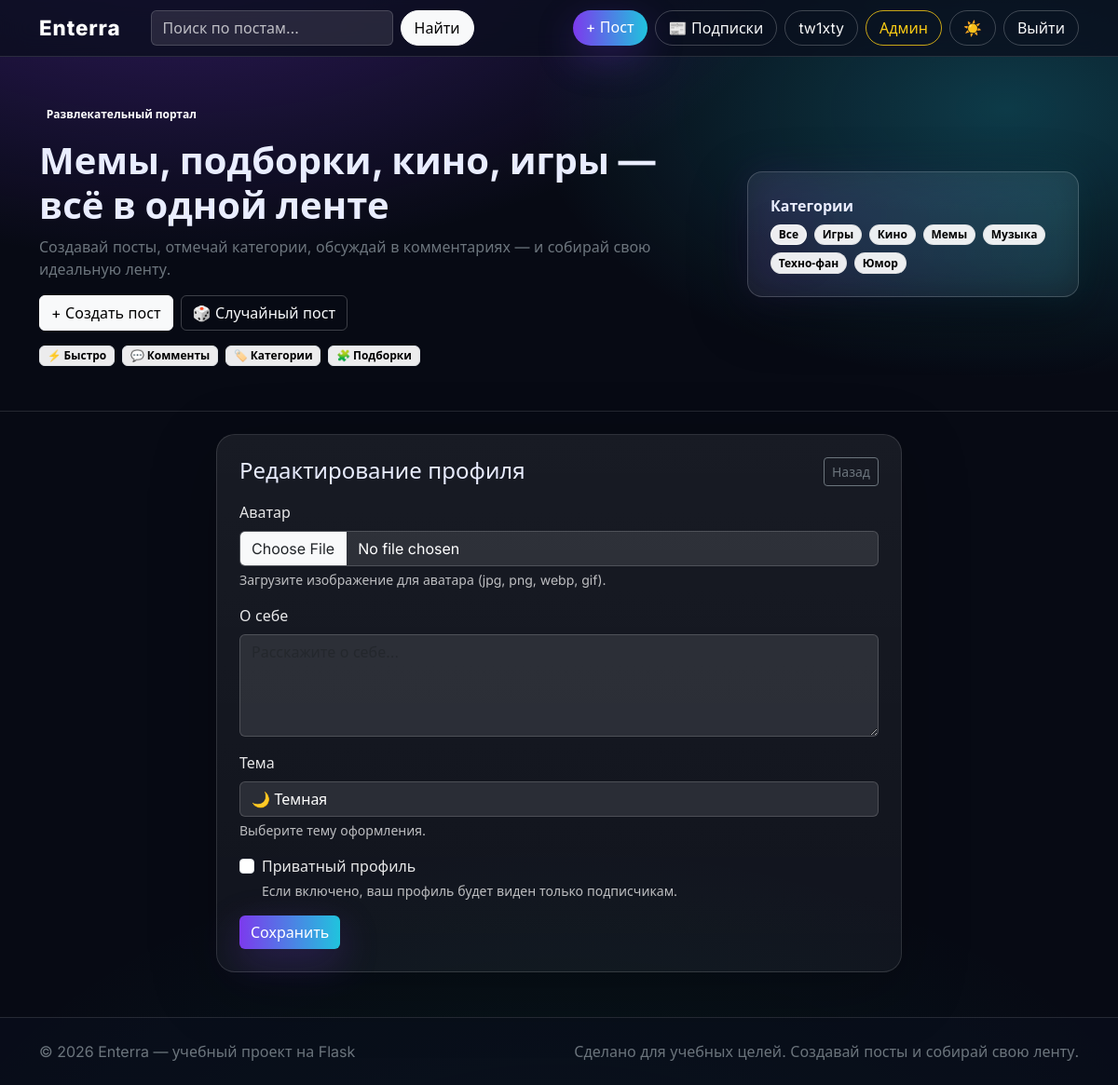
/profile/edit (signed in), run on the app's committed database.
### portal/models.py (models this page shows, shortened)
class User(db.Model, UserMixin):
    id = db.Column(db.Integer, primary_key=True)
    username = db.Column(db.String(32), unique=True, nullable=False, index=True)
    email = db.Column(db.String(255), unique=True, nullable=False, index=True)
    password_hash = db.Column(db.String(255), nullable=False)
    is_admin = db.Column(db.Boolean, default=False, nullable=False)
    created_at = db.Column(db.DateTime, default=lambda: datetime.now(timezone.utc), nullable=False)
    avatar_path = db.Column(db.String(255), nullable=True)
    bio = db.Column(db.String(500), nullable=True)
    is_private = db.Column(db.Boolean, default=False, nullable=False)
    theme_preference = db.Column(db.String(16), default="dark", nullable=False)  # dark, light, auto
    posts = db.relationship("Post", backref="author", lazy=True, cascade="all, delete-orphan")
    comments = db.relationship("Comment", backref="author", lazy=True, cascade="all, delete-orphan")
    likes = db.relationship("PostLike", backref="user", lazy=True, cascade="all, delete-orphan")
    achievements = db.relationship("UserAchievement", backref="user", lazy=True, cascade="all, delete-orphan")
    quiz_results = db.relationship("QuizResult", backref="user", lazy=True, cascade="all, delete-orphan")
    following = db.relationship(
        "Follow",
        foreign_keys="Follow.follower_id",
        backref="follower",
        lazy="dynamic",
        cascade="all, delete-orphan",
    )
    followers = db.relationship(
        "Follow",
        foreign_keys="Follow.followed_id",
        backref="followed",
        lazy="dynamic",
        cascade="all, delete-orphan",
    )

class Category(db.Model):
    id = db.Column(db.Integer, primary_key=True)
    slug = db.Column(db.String(64), unique=True, nullable=False, index=True)
    title = db.Column(db.String(64), unique=True, nullable=False)

### portal/routes.py (the view, shortened to what this page needs)
@bp.route("/profile/edit", methods=["GET", "POST"])
@login_required
def profile_edit():
    form = ProfileEditForm(obj=current_user)
    if request.method == "GET":
        form.theme_preference.data = current_user.theme_preference or "dark"
    return render_template("profile_edit.html", form=form)

### portal/forms.py
class ProfileEditForm(FlaskForm):
    bio = TextAreaField("О себе", validators=[Optional(), Length(max=500)])
    is_private = BooleanField("Приватный профиль", default=False)
    theme_preference = StringField("Тема", validators=[Optional(), Length(max=16)])
    avatar = FileField(
        "Аватар",
        validators=[
            FileAllowed(
                ["jpg", "jpeg", "png", "gif", "webp"],
                "Только изображения (jpg, png, webp, gif).",
            )
        ],
    )

class SearchForm(FlaskForm):
    q = StringField("Поиск", validators=[DataRequired(), Length(min=1, max=80)])

### portal/models.py (called while the page is built)
@login_manager.user_loader
def load_user(user_id: str):
    return db.session.get(User, int(user_id))

### portal/routes.py (called while the page is built)
@bp.context_processor
def inject_globals():
    popular_tags = (
        db.session.query(Tag, func.count(Post.id).label("count"))
        .join(Post.tags)
        .filter(Post.is_published.is_(True))
        .group_by(Tag.id)
        .order_by(func.count(Post.id).desc())
        .limit(20)
        .all()
    )
    return {
        "all_categories": Category.query.order_by(Category.title.asc()).all(),
        "popular_tags": [t[0] for t in popular_tags],
        "search_form": SearchForm(),
    }

### portal/templates/profile_edit.html (shortened to what this page needs)
{% extends "base.html" %}
{% from "_macros.html" import render_field %}
{% block content %}
  <div class="row justify-content-center mt-4">
    <div class="col-lg-8">
      <div class="portal-panel p-3 p-lg-4">
        <div class="d-flex justify-content-between align-items-center">
          <div class="h4 mb-0">Редактирование профиля</div>
          <a class="btn btn-sm btn-outline-secondary" href="{{ url_for('main.profile', username=current_user.username) }}">Назад</a>
        </div>
        <form method="post" class="mt-3" enctype="multipart/form-data">
          <div class="mb-3">
            <label class="form-label" for="{{ form.avatar.id }}">{{ form.avatar.label.text }}</label>
            {{ form.avatar(class_="form-control") }}
            <div class="form-text">Загрузите изображение для аватара (jpg, png, webp, gif).</div>
          </div>
          <div class="mb-3">
            <label class="form-label" for="{{ form.bio.id }}">{{ form.bio.label.text }}</label>
            {{ form.bio(class_="form-control", rows="4", placeholder="Расскажите о себе...") }}
          </div>
          <div class="mb-3">
            <label class="form-label" for="{{ form.theme_preference.id }}">{{ form.theme_preference.label.text }}</label>
            <select class="form-select" id="{{ form.theme_preference.id }}" name="{{ form.theme_preference.name }}">
              <option value="dark" {% if current_user.theme_preference == 'dark' %}selected{% endif %}>🌙 Темная</option>
            </select>
            <div class="form-text">Выберите тему оформления.</div>
          </div>
          <div class="form-check mb-3">
            {{ form.is_private(class_="form-check-input") }}
            <label class="form-check-label" for="{{ form.is_private.id }}">{{ form.is_private.label.text }}</label>
            <div class="form-text">Если включено, ваш профиль будет виден только подписчикам.</div>
          </div>
          <button class="btn btn-primary">Сохранить</button>
        </form>
      </div>
    </div>
  </div>
{% endblock %}

### portal/templates/base.html (shortened to what this page needs)
<!doctype html>
<html lang="ru">
  <head>
    <link href="https://cdn.jsdelivr.net/npm/bootstrap@5.3.3/dist/css/bootstrap.min.css" rel="stylesheet">
    <link rel="stylesheet" href="{{ url_for('static', filename='css/app.css') }}">
  </head>
  <body>
    <nav class="navbar navbar-expand-lg navbar-dark sticky-top portal-nav">
      <div class="container">
        <a class="navbar-brand fw-extrabold" href="{{ url_for('main.index') }}">Enterra</a>
        <div class="collapse navbar-collapse" id="nav">
          <form class="d-flex ms-lg-3 me-lg-auto mt-3 mt-lg-0" method="post" action="{{ url_for('main.search') }}">
            <input class="form-control me-2 portal-search" name="q" placeholder="Поиск по постам…" value="{{ q or '' }}">
            <button class="btn btn-light">Найти</button>
          </form>
          <div class="d-flex gap-2 mt-3 mt-lg-0">
            {% if current_user.is_authenticated %}
              <a class="btn btn-primary" href="{{ url_for('main.post_new') }}">+ Пост</a>
              <a class="btn btn-outline-light" href="{{ url_for('main.following_feed') }}">📰 Подписки</a>
              <a class="btn btn-outline-light" href="{{ url_for('main.profile', username=current_user.username) }}">{{ current_user.username }}</a>
              {% if current_user.is_admin %}
                <a class="btn btn-outline-warning" href="{{ url_for('main.admin') }}">Админ</a>
              {% endif %}
              <form method="post" action="{{ url_for('main.toggle_theme') }}" class="d-inline">
                <button class="btn btn-outline-light" type="submit" title="Переключить тему">
                  {% if current_user.theme_preference == 'light' %}🌙{% else %}☀️{% endif %}
                </button>
              </form>
              <form method="post" action="{{ url_for('main.logout') }}">
                <button class="btn btn-outline-light" type="submit">Выйти</button>
              </form>
            {% else %}
              <a class="btn btn-outline-light" href="{{ url_for('main.login') }}">Войти</a>
              <a class="btn btn-light" href="{{ url_for('main.register') }}">Регистрация</a>
            {% endif %}
          </div>
        </div>
      </div>
    </nav>
    <header class="portal-hero">
      <div class="container py-4 py-lg-5">
        <div class="row align-items-center g-4">
          <div class="col-lg-8">
            <div class="badge text-bg-dark-subtle mb-3">Развлекательный портал</div>
            <h1 class="display-6 fw-bold mb-2">Мемы, подборки, кино, игры — всё в одной ленте</h1>
            <div class="text-secondary">Создавай посты, отмечай категории, обсуждай в комментариях — и собирай свою идеальную ленту.</div>
            <div class="d-flex gap-2 mt-3">
              <a class="btn btn-light" href="{{ url_for('main.post_new') }}">+ Создать пост</a>
              <a class="btn btn-outline-light" href="{{ url_for('main.random_post') }}">🎲 Случайный пост</a>
            </div>
            <div class="d-flex flex-wrap gap-2 mt-3">
              <span class="badge text-bg-light border">⚡ Быстро</span>
              <span class="badge text-bg-light border">💬 Комменты</span>
              <span class="badge text-bg-light border">🏷️ Категории</span>
              <span class="badge text-bg-light border">🧩 Подборки</span>
            </div>
          </div>
          <div class="col-lg-4">
            <div class="portal-cats portal-glow p-3 p-lg-4">
              <div class="fw-bold mb-2">Категории</div>
              <div class="d-flex flex-wrap gap-2">
                <a class="badge rounded-pill text-bg-light portal-pill {% if not active_category %}active{% endif %}" href="{{ url_for('main.index') }}">Все</a>
                {% for c in all_categories %}
                  <a class="badge rounded-pill text-bg-light portal-pill {% if active_category == c.slug %}active{% endif %}" href="{{ url_for('main.index', category=c.slug) }}">{{ c.title }}</a>
                {% endfor %}
              </div>
            </div>
          </div>
        </div>
      </div>
    </header>
    <main class="container pb-5">
      {% block content %}{% endblock %}
    </main>
    <footer class="portal-footer">
      <div class="container py-4 d-flex flex-column flex-md-row gap-2 justify-content-between">
        <div class="text-secondary">© {{ 2026 }} Enterra — учебный проект на Flask</div>
        <div class="text-secondary">Сделано для учебных целей. Создавай посты и собирай свою ленту.</div>
      </div>
    </footer>
  </body>
</html>

### portal/static/css/app.css (style rules this page uses)
:root { --bg: #070a14; --fg: #e9edff; --muted: rgba(233,237,255,.70); --card: rgba(255,255,255,.06); --card2: rgba(255,255,255,.085); --stroke: rgba(255,255,255,.12); --stroke2: rgba(255,255,255,.18); --brand: #7c3aed; --brand2: #22d3ee; --shadow: 0 18px 60px rgba(0,0,0,.45); }
html, body { font-family: Inter, system-ui, -apple-system, Segoe UI, Roboto, Arial, sans-serif; background: radial-gradient(1200px 680px at 16% -10%, rgba(124,58,237,.38), transparent 58%), radial-gradient(980px 560px at 90% 10%, rgba(34,211,238,.24), transparent 52%), radial-gradient(1200px 820px at 50% 120%, rgba(16,185,129,.10), transparent 60%), var(--bg); color: var(--fg); transition: background 0.3s ease, color 0.3s ease; }
.fw-extrabold { font-weight: 800; }
.container { max-width: 1140px; }
.portal-glow { position: relative; }
.portal-glow::before { content:""; position:absolute; inset:-2px; border-radius: 20px; background: linear-gradient(90deg, rgba(124,58,237,.55), rgba(34,211,238,.45)); filter: blur(18px); opacity: .22; z-index: -1; }
.portal-nav { background: rgba(10, 14, 28, .75); border-bottom: 1px solid var(--stroke); backdrop-filter: blur(14px); }
.navbar-brand { font-size: 1.4rem; letter-spacing: .04em; }
.navbar .btn { border-radius: 999px; padding-inline: 14px; }
.navbar .btn-outline-light, .navbar .btn-outline-warning { background: transparent; }
.navbar .btn-outline-warning { border-color: rgba(250,204,21,.8); color: #facc15; }
.portal-hero { border-bottom: 1px solid var(--stroke); }
.portal-search { background: rgba(255,255,255,.12); border: 1px solid rgba(255,255,255,.16); color: #fff; }
.portal-search::placeholder { color: rgba(255,255,255,.7); }
.portal-cats { background: linear-gradient(180deg, rgba(255,255,255,.07), rgba(255,255,255,.05)); border: 1px solid var(--stroke2); border-radius: 16px; box-shadow: var(--shadow); }
.portal-pill { color: #111; text-decoration: none; border: 1px solid rgba(0,0,0,.05); }
.portal-pill.active { background: #fff !important; border-color: rgba(255,255,255,.7); box-shadow: 0 12px 40px rgba(0,0,0,.25); }
.portal-panel { background: linear-gradient(180deg, rgba(255,255,255,.07), rgba(255,255,255,.045)); border: 1px solid var(--stroke); border-radius: 20px; box-shadow: 0 18px 70px rgba(0,0,0,.25); }
.portal-footer { border-top: 1px solid var(--stroke); background: rgba(10, 14, 28, .65); }
.form-control, .form-select { background: rgba(255,255,255,.10); border: 1px solid rgba(255,255,255,.16); color: #fff; }
.form-text { color: rgba(255,255,255,.72) !important; }
label.form-label, .form-check-label { color: rgba(255,255,255,.9); }
a { color: #b8c2ff; }
.btn-primary { background: linear-gradient(90deg, rgba(124,58,237,1), rgba(34,211,238,.92)); border: 0; box-shadow: 0 14px 42px rgba(124,58,237,.25); }
.btn-outline-light { border-color: rgba(255,255,255,.22); }
.badge.text-bg-light { background: rgba(255,255,255,.92) !important; }
@media (prefers-reduced-motion: no-preference) { .portal-card, .portal-panel, .portal-cats, .portal-list-item { will-change: transform; } }

### data on the page
User: username "tw1xty", theme_preference "🌙 Темная"
Category: title "Игры"
Category: title "Кино"
Category: title "Мемы"
Category: title "Музыка"
Category: title "Техно‑фан"
Category: title "Юмор"

### other printed values
{{ 2026 }} "2026"
